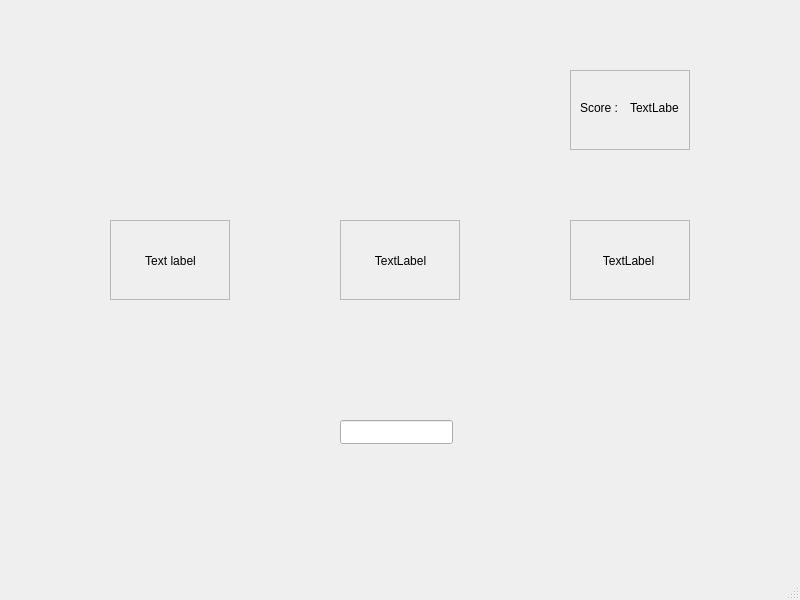
<?xml version="1.0" encoding="UTF-8"?>
<ui version="4.0">
 <class>MainWindow</class>
 <widget class="QMainWindow" name="MainWindow">
  <property name="geometry">
   <rect>
    <x>0</x>
    <y>0</y>
    <width>800</width>
    <height>600</height>
   </rect>
  </property>
  <property name="windowTitle">
   <string>MainWindow</string>
  </property>
  <widget class="QWidget" name="centralwidget">
   <widget class="QLineEdit" name="lineEdit">
    <property name="geometry">
     <rect>
      <x>340</x>
      <y>420</y>
      <width>113</width>
      <height>24</height>
     </rect>
    </property>
   </widget>
   <widget class="QFrame" name="frame_1">
    <property name="geometry">
     <rect>
      <x>110</x>
      <y>220</y>
      <width>120</width>
      <height>80</height>
     </rect>
    </property>
    <property name="frameShape">
     <enum>QFrame::Shape::StyledPanel</enum>
    </property>
    <property name="frameShadow">
     <enum>QFrame::Shadow::Raised</enum>
    </property>
    <widget class="QLabel" name="label_1">
     <property name="geometry">
      <rect>
       <x>10</x>
       <y>10</y>
       <width>101</width>
       <height>61</height>
      </rect>
     </property>
     <property name="text">
      <string>Text label</string>
     </property>
     <property name="alignment">
      <set>Qt::AlignmentFlag::AlignCenter</set>
     </property>
    </widget>
   </widget>
   <widget class="QFrame" name="frame_2">
    <property name="geometry">
     <rect>
      <x>340</x>
      <y>220</y>
      <width>120</width>
      <height>80</height>
     </rect>
    </property>
    <property name="frameShape">
     <enum>QFrame::Shape::StyledPanel</enum>
    </property>
    <property name="frameShadow">
     <enum>QFrame::Shadow::Raised</enum>
    </property>
    <widget class="QLabel" name="label_2">
     <property name="geometry">
      <rect>
       <x>10</x>
       <y>10</y>
       <width>101</width>
       <height>61</height>
      </rect>
     </property>
     <property name="text">
      <string>TextLabel</string>
     </property>
     <property name="alignment">
      <set>Qt::AlignmentFlag::AlignCenter</set>
     </property>
    </widget>
   </widget>
   <widget class="QFrame" name="frame_3">
    <property name="geometry">
     <rect>
      <x>570</x>
      <y>220</y>
      <width>120</width>
      <height>80</height>
     </rect>
    </property>
    <property name="frameShape">
     <enum>QFrame::Shape::StyledPanel</enum>
    </property>
    <property name="frameShadow">
     <enum>QFrame::Shadow::Raised</enum>
    </property>
    <widget class="QLabel" name="label_3">
     <property name="geometry">
      <rect>
       <x>8</x>
       <y>5</y>
       <width>101</width>
       <height>71</height>
      </rect>
     </property>
     <property name="text">
      <string>TextLabel</string>
     </property>
     <property name="alignment">
      <set>Qt::AlignmentFlag::AlignCenter</set>
     </property>
    </widget>
   </widget>
   <widget class="QFrame" name="frame">
    <property name="geometry">
     <rect>
      <x>570</x>
      <y>70</y>
      <width>120</width>
      <height>80</height>
     </rect>
    </property>
    <property name="frameShape">
     <enum>QFrame::Shape::StyledPanel</enum>
    </property>
    <property name="frameShadow">
     <enum>QFrame::Shadow::Raised</enum>
    </property>
    <widget class="QLabel" name="scorelabel">
     <property name="geometry">
      <rect>
       <x>10</x>
       <y>30</y>
       <width>49</width>
       <height>16</height>
      </rect>
     </property>
     <property name="text">
      <string>Score : </string>
     </property>
    </widget>
    <widget class="QLabel" name="score">
     <property name="geometry">
      <rect>
       <x>60</x>
       <y>30</y>
       <width>49</width>
       <height>16</height>
      </rect>
     </property>
     <property name="text">
      <string>TextLabel</string>
     </property>
    </widget>
   </widget>
  </widget>
  <widget class="QMenuBar" name="menubar">
   <property name="geometry">
    <rect>
     <x>0</x>
     <y>0</y>
     <width>800</width>
     <height>21</height>
    </rect>
   </property>
  </widget>
  <widget class="QStatusBar" name="statusbar"/>
 </widget>
 <resources/>
 <connections/>
</ui>
